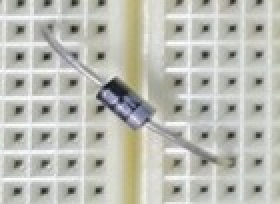
#> input picture temp/resistor4.JPG, 140 x 102 px, found by its file name (shown 2 times larger)
$ python parameter_tuner.py
#> lines starting #> are read from the running program, lines starting #| are printed output that depends on the picture; after the words box and inside, x2 and y2 are one past the last pixel; in counts of white or black regions, pixels touching at a corner belong together
import cv2
import numpy as np
from skimage.morphology import skeletonize

# 테스트할 저항 이미지와 bbox 설정
IMAGE_PATH = r"resistor4.jpg"
image = cv2.imread(IMAGE_PATH)
#> image is the input picture: shape (102, 140, 3); mean B, G, R 181, 188.9, 187.9
if image is None:
    raise FileNotFoundError(f"이미지 로드 실패: {IMAGE_PATH}")
h, w = image.shape[:2]
#> h = 102; w = 140
bbox = (0, 0, w, h)  # 전체 이미지를 ROI로 사용
#> bbox = (0, 0, 140, 102)

# ROI 추출
x1, y1, x2, y2 = bbox
#> x1 = 0; y1 = 0; x2 = 140; y2 = 102
roi = image[y1:y2, x1:x2]
gray = cv2.cvtColor(roi, cv2.COLOR_BGR2GRAY)

# 빈 윈도우와 트랙바 생성
cv2.namedWindow('Controls', cv2.WINDOW_NORMAL)
cv2.resizeWindow('Controls', 400, 300)
# Canny
cv2.createTrackbar('Canny Low', 'Controls', 50, 255, lambda x: None)
cv2.createTrackbar('Canny High', 'Controls', 150, 255, lambda x: None)
# HoughLinesP
cv2.createTrackbar('Hough Thresh', 'Controls', 50, 200, lambda x: None)
cv2.createTrackbar('MinLen %', 'Controls', 50, 100, lambda x: None)  # % of width
cv2.createTrackbar('MaxGap', 'Controls', 10, 100, lambda x: None)
# Morphology
cv2.createTrackbar('Morph K', 'Controls', 3, 15, lambda x: None)
cv2.createTrackbar('Morph It', 'Controls', 1, 5, lambda x: None)
cv2.createTrackbar('MinSkel', 'Controls', 20, 200, lambda x: None)

while True:
    # 트랙바 값 읽기
    low = cv2.getTrackbarPos('Canny Low', 'Controls')
    high = cv2.getTrackbarPos('Canny High', 'Controls')
    h_th = cv2.getTrackbarPos('Hough Thresh', 'Controls')
    min_len = cv2.getTrackbarPos('MinLen %', 'Controls') / 100.0
    max_gap = cv2.getTrackbarPos('MaxGap', 'Controls')
    k = cv2.getTrackbarPos('Morph K', 'Controls') or 1
    iters = cv2.getTrackbarPos('Morph It', 'Controls')
    min_skel = cv2.getTrackbarPos('MinSkel', 'Controls')

    # 1) 이진화 + 모폴로지
    _, bw = cv2.threshold(gray, 0, 255, cv2.THRESH_BINARY_INV + cv2.THRESH_OTSU)
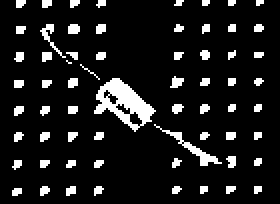
#> bw: shape (102, 140) (shown 2 times larger); 10.8% white; 64 white regions (49 under 20 px), largest, box (x1, y1, x2, y2) and area: (47, 39, 78, 66) 370, (77, 62, 111, 83) 111, (20, 12, 33, 29) 48
    kernel = cv2.getStructuringElement(cv2.MORPH_RECT, (k, k))
    bw = cv2.morphologyEx(bw, cv2.MORPH_OPEN, kernel, iterations=iters)
#> bw: shape (102, 140); 9.3% white; 64 white regions (57 under 20 px), largest, box (x1, y1, x2, y2) and area: (48, 39, 77, 62) 335, (92, 71, 108, 83) 69, (34, 12, 40, 17) 27
    bw = cv2.morphologyEx(bw, cv2.MORPH_CLOSE, kernel, iterations=iters)
#> bw: shape (102, 140); 9.4% white; 64 white regions (57 under 20 px), largest, box (x1, y1, x2, y2) and area: (48, 39, 77, 62) 344, (92, 71, 108, 83) 69, (34, 12, 40, 17) 27

    # 2) 스켈레톤 + 작은 객체 제거
    skel = skeletonize(bw//255).astype(np.uint8)*255
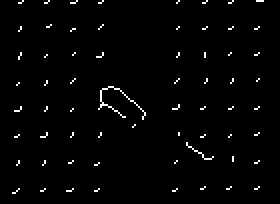
#> skel: shape (102, 140) (shown 2 times larger); 1.8% white in thin lines or dots, all inside (x1, y1, x2, y2) = (6, 0, 132, 97)
    num_labels, labels, stats, _ = cv2.connectedComponentsWithStats(skel)
#> labels: shape (102, 140) int32; 65 distinct labels, from 0 to 64
#> num_labels = 65; stats = 65 rows, first 6: [0, 0, 140, 102, 14030], [9, 0, 3, 2, 3], [22, 0, 3, 2, 3], [35, 0, 4, 2, 4], [49, 0, 3, 2, 3], [88, 0, 2, 2, 2]
    clean = np.zeros_like(skel)
    for i in range(1, num_labels):
        if stats[i, cv2.CC_STAT_AREA] >= min_skel:
            clean[labels==i] = 255
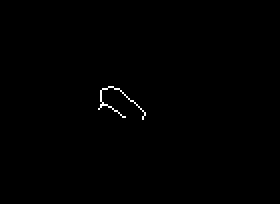
#> clean: shape (102, 140) (shown 2 times larger); 0.33% white in thin lines or dots, all inside (x1, y1, x2, y2) = (49, 43, 73, 60)
    skel = clean

    # 3) 엔드포인트 수집
    endpoints = []
    hh, ww = skel.shape
#> hh = 102; ww = 140
    for yy in range(1, hh-1):
        for xx in range(1, ww-1):
            if skel[yy, xx] and np.sum(skel[yy-1:yy+2, xx-1:xx+2])//255 - 1 == 1:
                endpoints.append((xx, yy))
#> after the loop, endpoints = [(49, 54), (62, 58), (71, 59)]

    # 4) Canny + HoughLinesP
    edges = cv2.Canny(bw, low, high)
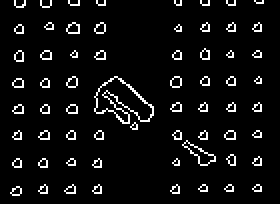
#> edges: shape (102, 140) (shown 2 times larger); 6.2% white in thin lines or dots, all inside (x1, y1, x2, y2) = (5, 0, 132, 98)
    lines = cv2.HoughLinesP(edges, 1, np.pi/180, h_th,
                            minLineLength=int(ww*min_len),
                            maxLineGap=max_gap)
#> lines = None
    hough_img = cv2.cvtColor(bw, cv2.COLOR_GRAY2BGR)
    pts = []
    if lines is not None:
        for x3,y3,x4,y4 in lines.reshape(-1,4):
            cv2.line(hough_img, (x3,y3), (x4,y4), (255,0,0), 1)
            pts.extend([(x3,y3),(x4,y4)])

    # 5) 최장 거리 2점 계산
    data_pts = np.array(endpoints) if len(endpoints)>=2 else (np.array(pts) if len(pts)>=2 else None)
    centers = []
    if data_pts is not None:
        max_d = -1
        for i in range(len(data_pts)):
            for j in range(i+1, len(data_pts)):
                d = np.sum((data_pts[i]-data_pts[j])**2)
                if d>max_d:
                    max_d = d; p1, p2 = tuple(data_pts[i]), tuple(data_pts[j])
        centers = [p1, p2]

    # 시각화 그리드 구성
    def bgr(img): return cv2.cvtColor(img, cv2.COLOR_GRAY2BGR) if img.ndim==2 else img.copy()
    viz = [cv2.resize(roi,(ww,hh)), bgr(bw), bgr(skel), bgr(edges),
           cv2.resize(hough_img,(ww,hh)), bgr(gray)]
    # 엔드포인트 & 중심
    ep_img = viz[3].copy(); cen_img = viz[5].copy()
    for ex,ey in endpoints: cv2.circle(ep_img,(ex,ey),3,(0,0,255),-1)
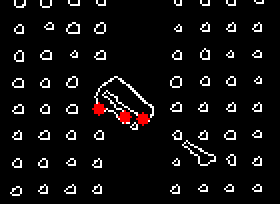
#> ep_img: shape (102, 140, 3) (shown 2 times larger); mean of channels 0, 1, 2 15.3, 15.3, 16.8; drawn as B, G, R
    for cx,cy in centers: cv2.circle(cen_img,(cx,cy),5,(0,255,0),-1)
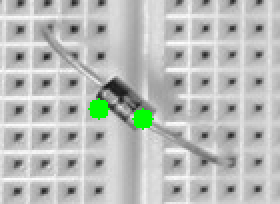
#> cen_img: shape (102, 140, 3) (shown 2 times larger); mean of channels 0, 1, 2 186, 188.9, 186; drawn as B, G, R
    viz[3], viz[5] = ep_img, cen_img
    grid = np.vstack([np.hstack(viz[:3]), np.hstack(viz[3:])])
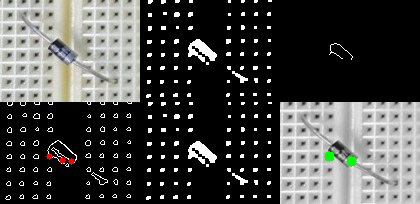
#> grid: shape (204, 420, 3); mean of channels 0, 1, 2 71.8, 73.6, 73.2; drawn as B, G, R

    cv2.imshow('Process Overview', grid)
    if cv2.waitKey(100) & 0xFF == ord('q'):
#> (key q is pressed here)
        break

cv2.destroyAllWindows()

$ run again, with temp/resistor10.JPG copied over temp/resistor4.JPG
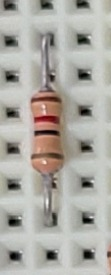
#> input picture temp/resistor10.JPG, 111 x 275 px, found by its file name
#> image is the input picture: shape (275, 111, 3); mean B, G, R 163, 169.7, 172.6
#> skel: shape (275, 111); 1.6% white in thin lines or dots, all inside (x1, y1, x2, y2) = (5, 2, 110, 260)
#> labels: shape (275, 111) int32; 22 distinct labels, from 0 to 21
#> num_labels = 22; stats = 22 rows, first 6: [0, 0, 111, 275, 30032], [5, 2, 8, 6, 8], [42, 2, 8, 5, 8], [78, 2, 9, 4, 9], [31, 35, 34, 166, 306], [80, 37, 8, 5, 9]
#> edges: shape (275, 111); 4.4% white in thin lines or dots
#> lines = [[44, 33, 46, 164]]
#> the loop `for x3,y3,x4,y4 in lines.reshape(-1,4):` made 1 pass
#> after the loop `for x3,y3,x4,y4 in lines.reshape(-1,4):`: pts = [(44, 33), (46, 164)]
#> data_pts = 17 rows, first 8: [40, 35], [53, 69], [53, 77], [40, 91], [32, 100], [49, 109], [35, 119], [36, 133]
#> the loop `for i in range(len(data_pts)):` made 17 passes
#> after the loop `for i in range(len(data_pts)):`: max_d = 35770; p1 = (40, 35); p2 = (47, 224)
#> centers = [(40, 35), (47, 224)]
#> after the loop `for ex,ey in endpoints: cv2.circle(ep_img,(ex,ey),3,(0,0,255),-1)`:
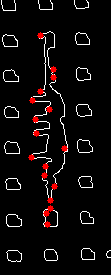
#> ep_img: shape (275, 111, 3); mean of channels 0, 1, 2 10.4, 10.4, 14.6; drawn as B, G, R
#> the loop `for cx,cy in centers: cv2.circle(cen_img,(cx,cy),5,(0,255,0),-1)` made 2 passes
#> `grid = np.vstack([np.hstack(viz[:3]), np.hstack(viz[3:])])`:
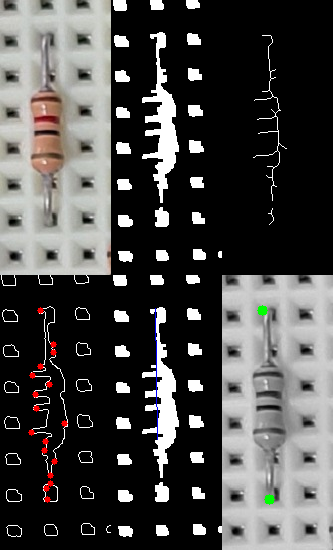
#> grid: shape (550, 333, 3); mean of channels 0, 1, 2 71.9, 73, 74; drawn as B, G, R

$ run again, with temp/resistor11.JPG copied over temp/resistor4.JPG
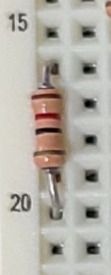
#> input picture temp/resistor11.JPG, 111 x 275 px, found by its file name
#> image is the input picture: shape (275, 111, 3); mean B, G, R 169, 177.4, 181.5
#> skel: shape (275, 111); 1.7% white in thin lines or dots, all inside (x1, y1, x2, y2) = (11, 0, 110, 255)
#> labels: shape (275, 111) int32; 22 distinct labels, from 0 to 21
#> num_labels = 22; stats = 22 rows, first 6: [0, 0, 111, 275, 30017], [45, 0, 12, 2, 12], [81, 0, 13, 1, 13], [107, 0, 3, 5, 5], [19, 13, 7, 16, 22], [11, 15, 3, 13, 13]
#> edges: shape (275, 111); 3.9% white in thin lines or dots, all inside (x1, y1, x2, y2) = (8, 0, 111, 256)
#> lines = None
#> hough_img: shape (275, 111, 3); 16.2% white; 21 white regions (3 under 20 px), largest, box (x1, y1, x2, y2) and area: (31, 59, 72, 221) 2929, (83, 169, 98, 183) 189, (11, 194, 31, 211) 179
#> after the loop `for ex,ey in endpoints: cv2.circle(ep_img,(ex,ey),3,(0,0,255),-1)`:
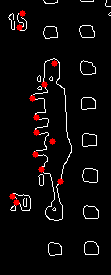
#> ep_img: shape (275, 111, 3); mean of channels 0, 1, 2 9.3, 9.3, 12.4; drawn as B, G, R
#> `grid = np.vstack([np.hstack(viz[:3]), np.hstack(viz[3:])])`:
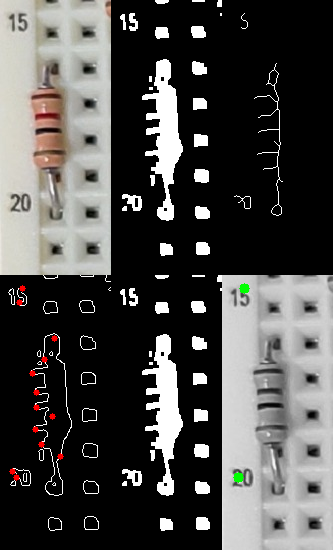
#> grid: shape (550, 333, 3); mean of channels 0, 1, 2 73.4, 75.1, 76.1; drawn as B, G, R
